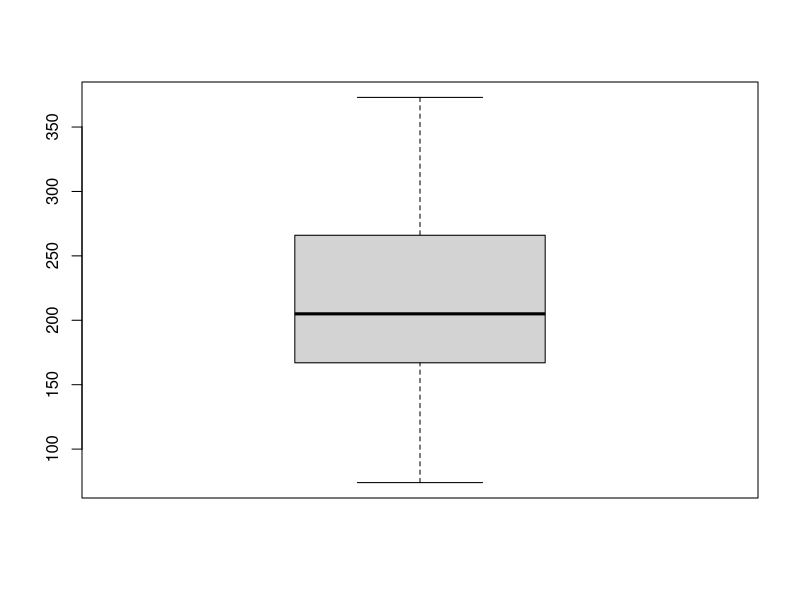
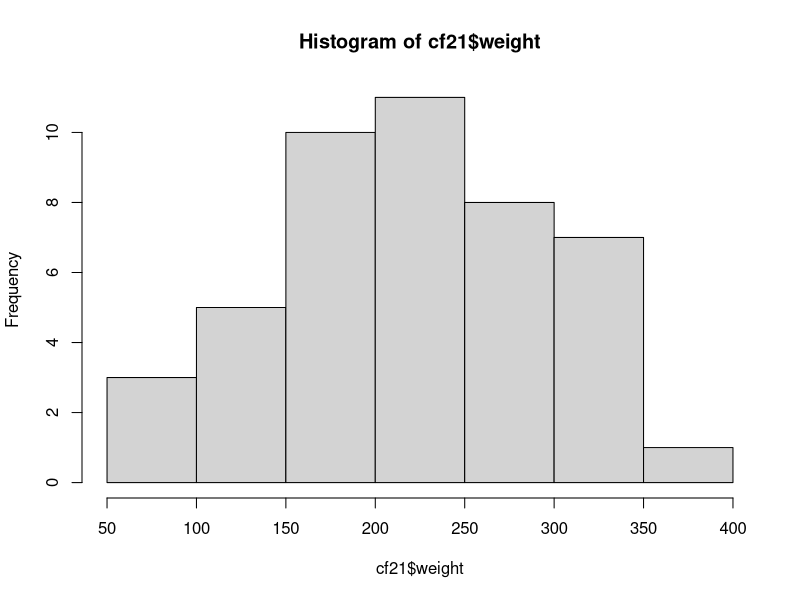
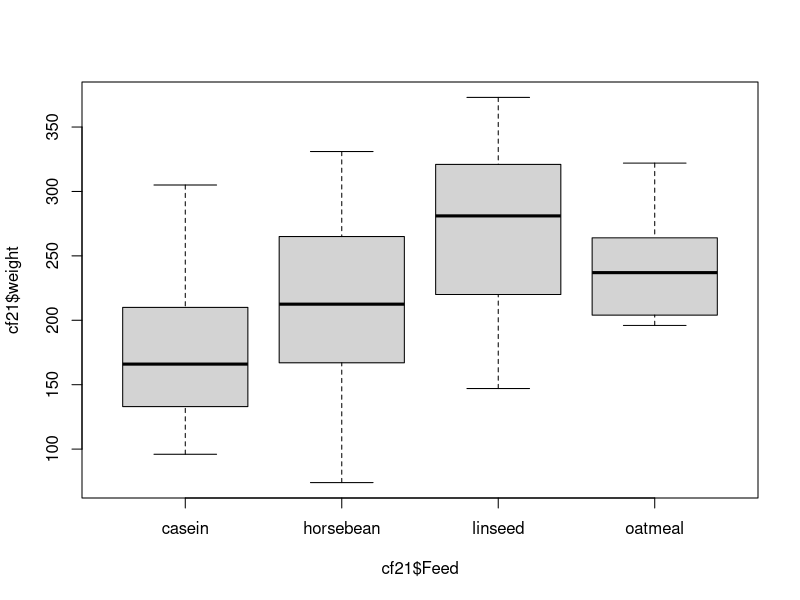
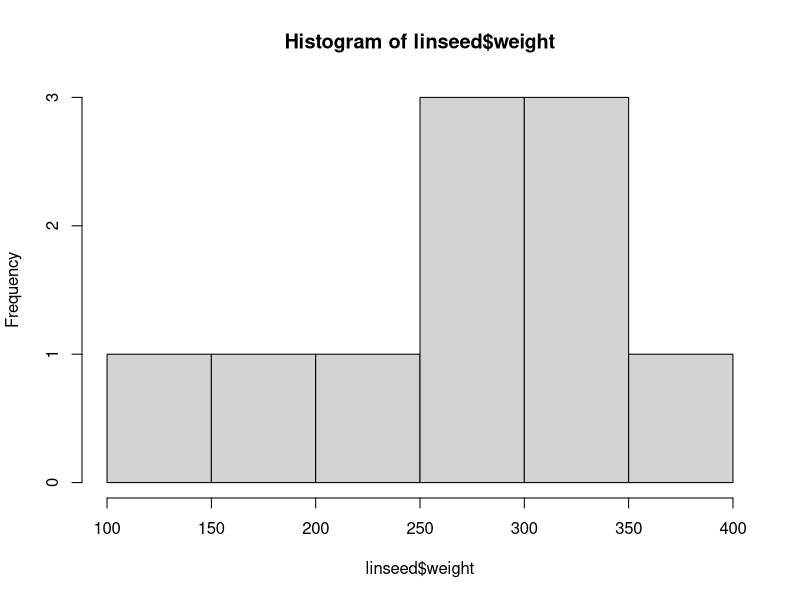

These charts were generated, in order, by the following R code:
## ---- chunk 1
knitr::opts_chunk$set(comment = '>')
## ---- chunk 2
### 1. load the data from the chickenfeed.csv file
df <- read.csv("chickenfeed.csv", stringsAsFactors = F)
View(df)
## ---- chunk 3
### 2. inspect the structure of the data
str(df)
## ---- chunk 4
### 3. get a summary table of each numerical variables
summary(df$weight)
summary(df$Time)
summary(df$Chick)
## ---- chunk 5
### 4. create a new data frame cf21 containing only data for Time == 21
cf21 <- df[df$Time == 21, ]

## ---- chunk 6
### 5. calculate mean, median and sd of the weight variable in cf21
mean(cf21$weight)
median(cf21$weight)
sd(cf21$weight)

## ---- chunk 7
### 6. plot the weight distribution in cf21 as a boxplot
boxplot(cf21$weight)
## ---- chunk 8
### 7. plot the weight distribution in cf21 as a histogram
hist(cf21$weight)

## ---- chunk 9
### 8. plot the weight distribution in cf21 by Feed as a boxplot
boxplot(cf21$weight ~ cf21$Feed)

## ---- chunk 10
### 9. repeat steps 4-8 for a data frame cf8 filtered by Time == 8

## ---- chunk 11
### 10. get a frequency table for the Feed variable in cf21
table(cf21$Feed)

## ---- chunk 12
### 11. calculate the mean weight for each subgroups of Feed in cf21

aggregate(cf21$weight~cf21$Feed, FUN=mean)


## ---- chunk 13
### 12. plot the weight distribution as histogram for the most effective Feed
linseed <- subset(cf21, Feed == "linseed")
hist(linseed$weight)
## ---- chunk 14
### 13. count the number of individuals with weight over 250 at Time == 21
df2 <- df[df$weight > 250 | df$Time == 21, ]
nrow(df2)
## ---- chunk 15
### 14. write the cf21 and cf8 into two text files
write.table(cf21, "cf21.dat")

